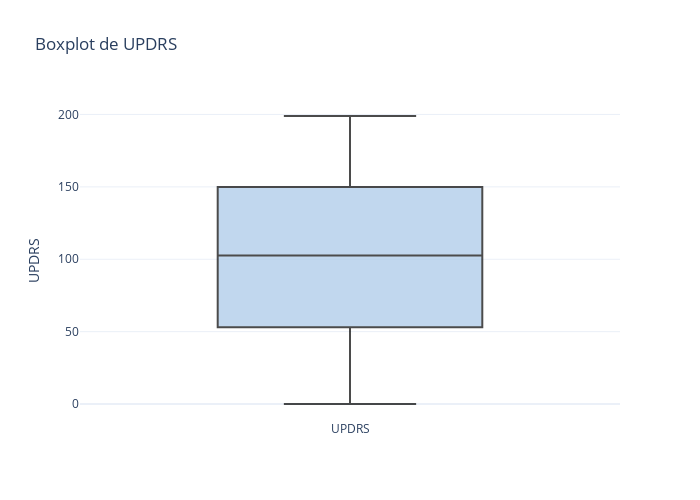

Here is the notebook cell this chart was saved with:
### Code cell
graficar_boxplot(df_csv, 'UPDRS')
graficar_histograma(df_csv, 'UPDRS')
graficar_densidad(df_csv, 'UPDRS')

### Figure 1 — Plotly figure (JSON) as saved in the notebook; plotly's stock layout.template omitted (floating-point values rounded to 4 significant figures; data arrays with more than 128 entries replaced by an {"elided": "..."} marker saying what was removed)
{"data": [{"boxpoints": "outliers", "fillcolor": "#A7C7E7", "line": {"color": "black"}, "marker": {"color": "#A7C7E7"}, "name": "UPDRS", "opacity": 0.7, "type": "box", "y": {"elided": "2105 float values"}}], "layout": {"height": 500, "title": {"text": "Boxplot de UPDRS"}, "width": 700, "yaxis": {"title": {"text": "UPDRS"}}}}
